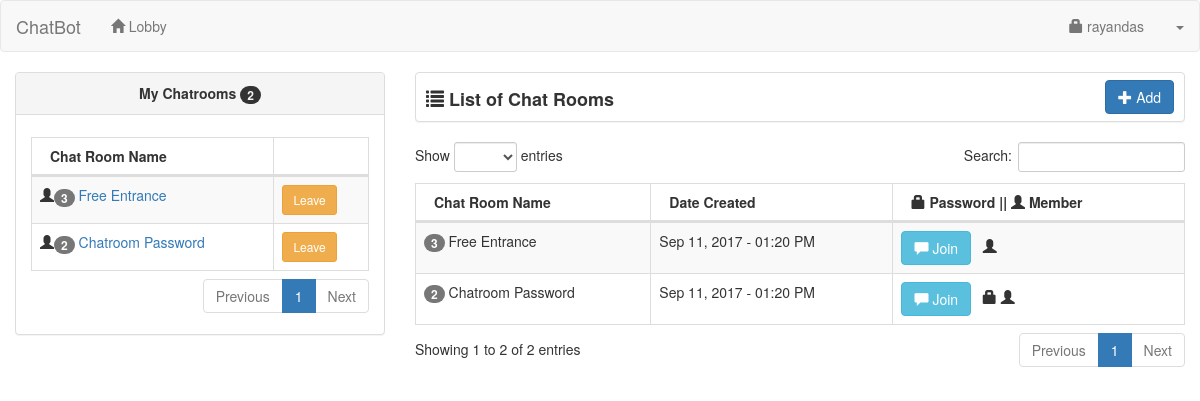
The app's page /user/ (signed in) with its own data.
### tables this page shows
CREATE TABLE `user` (
  `userid` int(11) NOT NULL,
  `username` varchar(30) NOT NULL,
  `password` varchar(150) NOT NULL,
  `uname` varchar(60) NOT NULL,
  `photo` varchar(200) NOT NULL,
  `access` int(1) NOT NULL
);

CREATE TABLE `chat_member` (
  `chat_memberid` int(11) NOT NULL,
  `chatroomid` int(11) NOT NULL,
  `userid` int(11) NOT NULL
);

CREATE TABLE `chatroom` (
  `chatroomid` int(11) NOT NULL,
  `chat_name` varchar(60) NOT NULL,
  `date_created` datetime NOT NULL,
  `chat_password` varchar(30) NOT NULL,
  `userid` int(11) NOT NULL
);

### user/session.php (called while the page is built, shortened)
<?php
	include('../conn.php');
	$sq=mysqli_query($conn,"select * from `user` where userid='".$_SESSION['id']."'");
	$srow=mysqli_fetch_array($sq);
	$user=$srow['username'];
?>

### user/chatlist.php (the view, shortened to what this page needs)
<div class="col-lg-8">
    <div class="panel panel-default" style="height:50px;">
		<span style="font-size:18px; margin-left:10px; position:relative; top:13px;"><strong><span class="glyphicon glyphicon-list"></span> List of Chat Rooms</strong></span>
		<div class="pull-right" style="margin-right:10px; margin-top:7px;">
			<a href="#add_chatroom" data-toggle="modal" class="btn btn-primary"><span class="glyphicon glyphicon-plus"></span> Add</a>
		</div>
	</div>
	<table width="100%" class="table table-striped table-bordered table-hover" id="chatRoom">
        <thead>
            <tr>
                <th>Chat Room Name</th>
				<th>Date Created</th>
				<th><span class="glyphicon glyphicon-lock"></span> Password || <span class="glyphicon glyphicon-user"></span> Member</th>
			</tr>
		</thead>
		<tbody>
		<?php
			$query=mysqli_query($conn,"select * from chatroom order by date_created desc");
			while($row=mysqli_fetch_array($query)){
			?>
			<tr>
				<td>
					<?php
					$num=mysqli_query($conn,"select * from chat_member where chatroomid='".$row['chatroomid']."'");
					?>
					<span class="badge"><?php echo mysqli_num_rows($num); ?></span> <?php echo $row['chat_name']; ?>
				</td>
				<td><?php echo date('M d, Y - h:i A', strtotime($row['date_created'])); ?></td>
				<td><button value="<?php echo $row['chatroomid']; ?>" class="btn btn-info join_chat"><span class="glyphicon glyphicon-comment"></span> Join</button> &nbsp;
					<?php
					if (!empty($row['chat_password'])){
						echo '<span class="glyphicon glyphicon-lock"></span>&nbsp;';
					}
					$qq=mysqli_query($conn,"select * from chat_member where chatroomid='".$row['chatroomid']."' and userid='".$_SESSION['id']."'");
					if (mysqli_num_rows($qq)>0){
						echo '<span class="glyphicon glyphicon-user"></span>';
					}
					?>
				</td>
			</tr>
			<?php
			}
		?>
        </tbody>
    </table>
</div>

### user/header.php (shortened to what this page needs)
<!DOCTYPE html>
<html>
<head>
	<link rel="stylesheet" href="https://maxcdn.bootstrapcdn.com/bootstrap/3.3.6/css/bootstrap.min.css" />
	<link href="../css/dataTables.bootstrap.css" rel="stylesheet">
	<link href="../css/dataTables.responsive.css" rel="stylesheet">
</head>

### user/index.php (shortened to what this page needs)
<?php include('session.php'); ?>
<?php include('header.php'); ?>
<body>
<?php include('navbar.php'); ?>
<div class="container-fluid">
	<div class="row">
		<?php include('mychat.php'); ?>
		<?php include('chatlist.php'); ?>
	</div>
</div>
</body>
</html>

### user/navbar.php (shortened to what this page needs)
<nav class="navbar navbar-default">
    <div class="container-fluid">
		<div class="navbar-header">
			<a class="navbar-brand" href="index.php">ChatBot</a>
		</div>
		<ul class="nav navbar-nav">
			<li><a href="index.php"><span class="glyphicon glyphicon-home"></span> Lobby</a></li>
		</ul>
		<ul class="nav navbar-nav navbar-right">
			<li><a href="#account" data-toggle="modal"><span class="glyphicon glyphicon-lock"></span> <?php echo $user; ?></a></li>
			<li class="dropdown">
				<a class="dropdown-toggle" data-toggle="dropdown" href="#"><span class="caret"></span></a>
			</li>
		</ul>
    </div>
</nav>

### user/mychat.php
<div class="col-lg-4">
	<div class="panel panel-default">
	<?php
		$me=mysqli_query($conn,"select * from chat_member left join chatroom on chatroom.chatroomid=chat_member.chatroomid where chat_member.userid='".$_SESSION['id']."' order by chatroom.date_created desc");
		$numme=mysqli_num_rows($me);
	?>
		<div class="panel-heading"><center><strong>My Chatrooms <span class="badge"><?php echo $numme; ?></span></strong></center></div>
		<div class="panel-body">
		<table width="100%" class="table table-striped table-bordered table-hover" id="myChatRoom">
			<thead>
			<th>Chat Room Name</th>
			<th></th>
			</thead>
			<tbody>
			<?php
				$my=mysqli_query($conn,"select * from chat_member left join chatroom on chatroom.chatroomid=chat_member.chatroomid where chat_member.userid='".$_SESSION['id']."' order by chatroom.date_created desc");
					while($myrow=mysqli_fetch_array($my)){
						$nq=mysqli_query($conn,"select * from chat_member where chatroomid='".$myrow['chatroomid']."'");
						?>
						<tr>
							<td><span class="glyphicon glyphicon-user"></span><span class="badge"><?php echo mysqli_num_rows($nq); ?></span> <a href="chatroom.php?id=<?php echo $myrow['chatroomid']; ?>"><?php echo $myrow['chat_name']; ?></a></td>
							<td>
								<?php
									$memb=mysqli_query($conn,"select * from chatroom where userid='".$_SESSION['id']."' and chatroomid='".$myrow['chatroomid']."'");
									if (mysqli_num_rows($memb)>0){
										?>
										<button type="button" class="btn btn-danger btn-sm delete2" value="<?php echo $myrow['chatroomid']; ?>">Delete</button>
										<?php
									}
									else{
										?>
										<button type="button" class="btn btn-warning btn-sm leave2" value="<?php echo $myrow['chatroomid']; ?>">Leave</button>
										<?php
									}
								?>
							</td>
						</tr>
						<?php
					}
			?>
			</tbody>
		</table>
		</div>
	</div>
</div>

### records on screen
user: username "rayandas"
chat_member: mysqli_num_rows($nq) "3", chatroomid.chat_name "Free Entrance"
chat_member: mysqli_num_rows($nq) "2", chatroomid.chat_name "Chatroom Password"
chatroom: mysqli_num_rows($num) "3", chat_name "Free Entrance", date_created "Sep 11, 2017 - 01:20 PM", $row['chatroomid'] 2 (drawn)
chatroom: mysqli_num_rows($num) "2", chat_name "Chatroom Password", date_created "Sep 11, 2017 - 01:20 PM", $row['chatroomid'] 1 (drawn)

### other values on screen
$numme "2"
